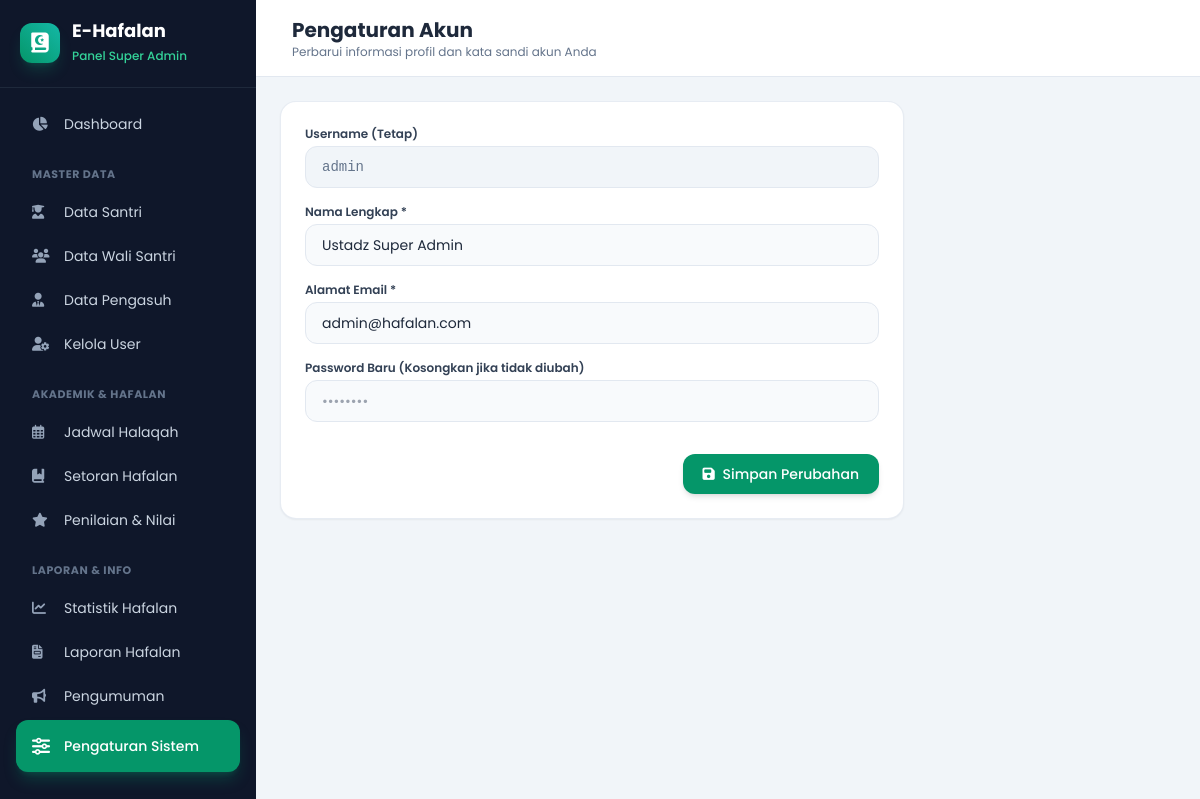
The page /dasboard/ustad/setting.php (signed in) on the database its author committed.
### tables this page shows
CREATE TABLE `users` (
  `id` INT AUTO_INCREMENT PRIMARY KEY,
  `nama` VARCHAR(100) NOT NULL,
  `username` VARCHAR(50) NOT NULL UNIQUE,
  `email` VARCHAR(100) NOT NULL UNIQUE,
  `password` VARCHAR(255) NOT NULL,
  `role` ENUM('ustad', 'pengasuh', 'santri', 'wali') NOT NULL,
  `foto` VARCHAR(255) DEFAULT 'default.png',
  `telepon` VARCHAR(20) DEFAULT NULL,
  `status` ENUM('aktif', 'nonaktif') DEFAULT 'aktif',
  `created_at` TIMESTAMP DEFAULT CURRENT_TIMESTAMP,
  `updated_at` TIMESTAMP DEFAULT CURRENT_TIMESTAMP ON UPDATE CURRENT_TIMESTAMP
);

### config/session.php (called while the page is built, shortened)
<?php
function getUserId() {
    return isset($_SESSION['user_id']) ? $_SESSION['user_id'] : null;
}
?>

### dasboard/ustad/setting.php (the view, shortened to what this page needs)
<?php
require_once '../../config/koneksi.php';
$user_id   = getUserId();
$stmt_get = mysqli_prepare($koneksi, "SELECT * FROM users WHERE id = ?");
mysqli_stmt_bind_param($stmt_get, "i", $user_id);
mysqli_stmt_execute($stmt_get);
$result_get = mysqli_stmt_get_result($stmt_get);
$user_data  = mysqli_fetch_assoc($result_get);
?>
<!DOCTYPE html>
<html lang="id">
<head>
    <script src="https://cdn.tailwindcss.com"></script>
    <link rel="stylesheet" href="https://cdnjs.cloudflare.com/ajax/libs/font-awesome/6.4.0/css/all.min.css">
</head>
<body class="bg-slate-100 min-h-screen text-slate-800 flex flex-col md:flex-row">
    <aside id="sidebar" class="fixed inset-y-0 left-0 w-64 bg-slate-900 text-slate-300 flex flex-col z-40 transition-transform duration-300 transform -translate-x-full md:translate-x-0 md:static md:min-h-screen">
        <div class="p-5 border-b border-slate-800 flex items-center justify-between">
            <div class="flex items-center space-x-3">
                <div class="w-10 h-10 rounded-xl bg-gradient-to-tr from-emerald-600 to-teal-500 flex items-center justify-center text-white text-xl font-bold shadow-lg shadow-emerald-500/20">
                    <i class="fa-solid fa-quran"></i>
                </div>
                <div>
                    <h1 class="font-bold text-white text-lg leading-tight">E-Hafalan</h1>
                    <span class="text-xs text-emerald-400 font-medium">Panel Super Admin</span>
                </div>
            </div>
        </div>
        <nav class="flex-1 p-4 space-y-1 overflow-y-auto text-sm">
            <a href="dasboard.php" class="flex items-center space-x-3 px-4 py-2.5 rounded-xl hover:bg-slate-800 hover:text-white transition-all">
                <i class="fa-solid fa-chart-pie text-slate-400 w-5"></i>
                <span>Dashboard</span>
            </a>
            <div class="pt-4 pb-1 px-4 text-[11px] font-bold uppercase tracking-wider text-slate-500">Master Data</div>
            <a href="santri.php" class="flex items-center space-x-3 px-4 py-2.5 rounded-xl hover:bg-slate-800 hover:text-white transition-all">
                <i class="fa-solid fa-user-graduate text-slate-400 w-5"></i>
                <span>Data Santri</span>
            </a>
            <a href="wali.php" class="flex items-center space-x-3 px-4 py-2.5 rounded-xl hover:bg-slate-800 hover:text-white transition-all">
                <i class="fa-solid fa-users text-slate-400 w-5"></i>
                <span>Data Wali Santri</span>
            </a>
            <a href="pengasuh.php" class="flex items-center space-x-3 px-4 py-2.5 rounded-xl hover:bg-slate-800 hover:text-white transition-all">
                <i class="fa-solid fa-user-tie text-slate-400 w-5"></i>
                <span>Data Pengasuh</span>
            </a>
            <a href="users.php" class="flex items-center space-x-3 px-4 py-2.5 rounded-xl hover:bg-slate-800 hover:text-white transition-all">
                <i class="fa-solid fa-user-gear text-slate-400 w-5"></i>
                <span>Kelola User</span>
            </a>
            <div class="pt-4 pb-1 px-4 text-[11px] font-bold uppercase tracking-wider text-slate-500">Akademik & Hafalan</div>
            <a href="jadwal.php" class="flex items-center space-x-3 px-4 py-2.5 rounded-xl hover:bg-slate-800 hover:text-white transition-all">
                <i class="fa-regular fa-calendar-alt text-slate-400 w-5"></i>
                <span>Jadwal Halaqah</span>
            </a>
            <a href="setoran.php" class="flex items-center space-x-3 px-4 py-2.5 rounded-xl hover:bg-slate-800 hover:text-white transition-all">
                <i class="fa-solid fa-book-bookmark text-slate-400 w-5"></i>
                <span>Setoran Hafalan</span>
            </a>
            <a href="penilaian.php" class="flex items-center space-x-3 px-4 py-2.5 rounded-xl hover:bg-slate-800 hover:text-white transition-all">
                <i class="fa-solid fa-star text-slate-400 w-5"></i>
                <span>Penilaian & Nilai</span>
            </a>
            <div class="pt-4 pb-1 px-4 text-[11px] font-bold uppercase tracking-wider text-slate-500">Laporan & Info</div>
            <a href="statistik.php" class="flex items-center space-x-3 px-4 py-2.5 rounded-xl hover:bg-slate-800 hover:text-white transition-all">
                <i class="fa-solid fa-chart-line text-slate-400 w-5"></i>
                <span>Statistik Hafalan</span>
            </a>
            <a href="laporan.php" class="flex items-center space-x-3 px-4 py-2.5 rounded-xl hover:bg-slate-800 hover:text-white transition-all">
                <i class="fa-solid fa-file-invoice text-slate-400 w-5"></i>
                <span>Laporan Hafalan</span>
            </a>
            <a href="pengumuman.php" class="flex items-center space-x-3 px-4 py-2.5 rounded-xl hover:bg-slate-800 hover:text-white transition-all">
                <i class="fa-solid fa-bullhorn text-slate-400 w-5"></i>
                <span>Pengumuman</span>
            </a>
            <a href="setting.php" class="flex items-center space-x-3 px-4 py-3 rounded-xl bg-emerald-600 text-white font-medium shadow-lg shadow-emerald-600/30">
                <i class="fa-solid fa-sliders text-lg w-5"></i>
                <span>Pengaturan Sistem</span>
            </a>
        </nav>
    </aside>
    <main class="flex-1 flex flex-col min-w-0 overflow-x-hidden">
        <header class="bg-white border-b border-slate-200 px-4 md:px-6 py-4 sticky top-0 z-20 flex items-center space-x-3">
            <div>
                <h2 class="text-base md:text-xl font-bold text-slate-800 leading-tight">Pengaturan Akun</h2>
                <p class="text-[10px] md:text-xs text-slate-500">Perbarui informasi profil dan kata sandi akun Anda</p>
            </div>
        </header>
        <div class="p-4 md:p-6 max-w-2xl">
            <div class="bg-white rounded-2xl border border-slate-200/80 p-4 md:p-6 shadow-sm">
                <form action="setting.php" method="POST" class="space-y-4">
                    <div>
                        <label class="block text-xs font-semibold text-slate-700 mb-1">Username (Tetap)</label>
                        <input type="text" value="<?php echo htmlspecialchars($user_data['username'] ?? ''); ?>" disabled class="w-full px-4 py-2.5 bg-slate-100 border border-slate-200 rounded-xl text-xs md:text-sm font-mono text-slate-500 cursor-not-allowed">
                    </div>
                    <div>
                        <label class="block text-xs font-semibold text-slate-700 mb-1">Nama Lengkap *</label>
                        <input type="text" name="nama" value="<?php echo htmlspecialchars($user_data['nama'] ?? ''); ?>" required class="w-full px-4 py-2.5 bg-slate-50 border border-slate-200 rounded-xl text-xs md:text-sm focus:outline-none focus:border-emerald-500 focus:bg-white transition-all">
                    </div>
                    <div>
                        <label class="block text-xs font-semibold text-slate-700 mb-1">Alamat Email *</label>
                        <input type="email" name="email" value="<?php echo htmlspecialchars($user_data['email'] ?? ''); ?>" required class="w-full px-4 py-2.5 bg-slate-50 border border-slate-200 rounded-xl text-xs md:text-sm focus:outline-none focus:border-emerald-500 focus:bg-white transition-all">
                    </div>
                    <div>
                        <label class="block text-xs font-semibold text-slate-700 mb-1">Password Baru (Kosongkan jika tidak diubah)</label>
                        <input type="password" name="password" placeholder="••••••••" class="w-full px-4 py-2.5 bg-slate-50 border border-slate-200 rounded-xl text-xs md:text-sm focus:outline-none focus:border-emerald-500 focus:bg-white transition-all">
                    </div>
                    <div class="pt-4 text-right">
                        <button type="submit" class="px-5 py-2.5 bg-emerald-600 hover:bg-emerald-700 text-white font-medium text-xs md:text-sm rounded-xl shadow-md transition-all">
                            <i class="fa-solid fa-save mr-1"></i> Simpan Perubahan
                        </button>
                    </div>
                </form>
            </div>
        </div>
    </main>
</body>
</html>

### dasboard/ustad/setting.php (style rules this page uses)
body { font-family: 'Poppins', sans-serif; }

### rows shown on the page
users: username "admin", nama "Ustadz Super Admin", email "admin@hafalan.com"
